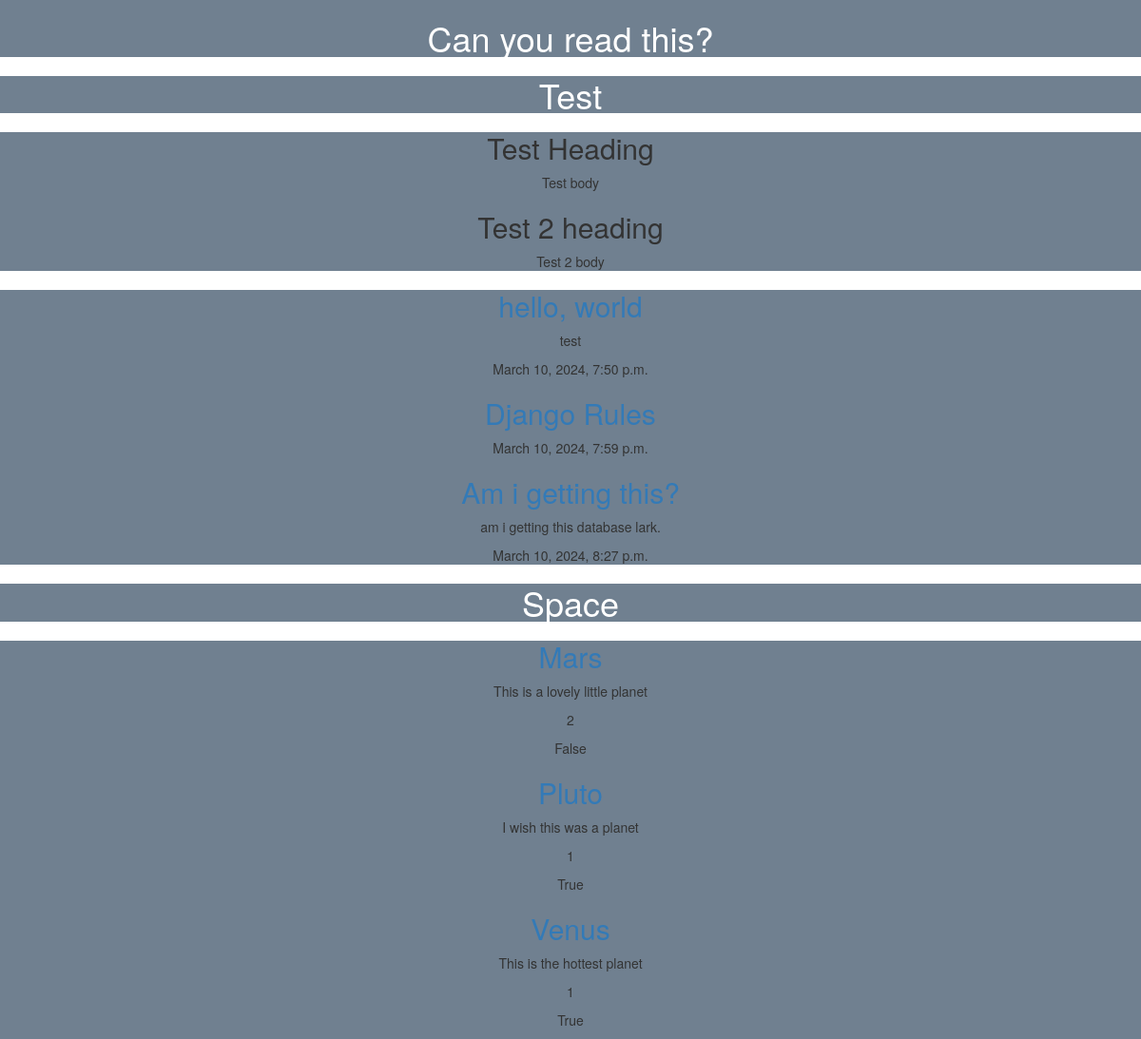
Page /firstview on the earlier database version.
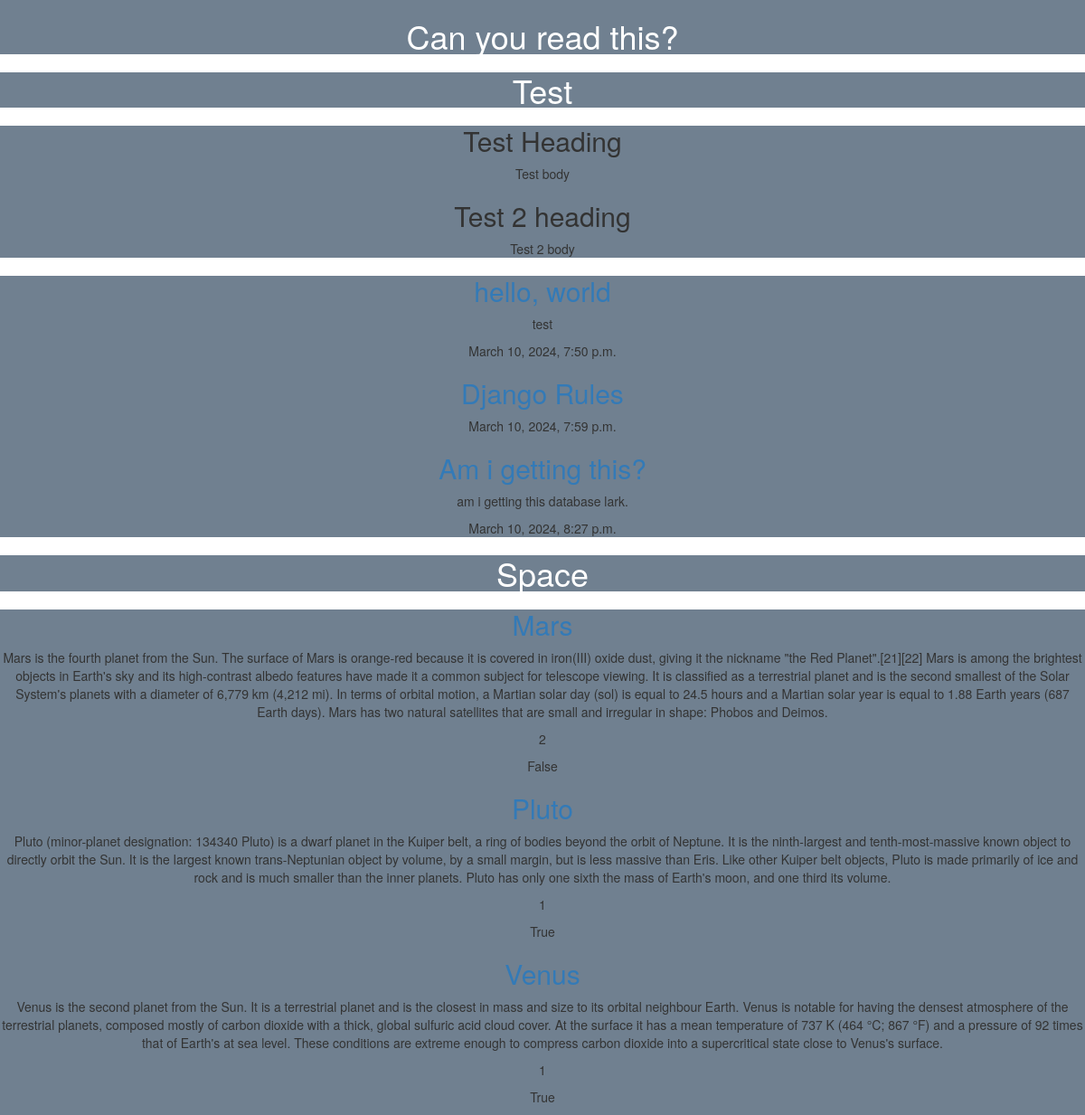
Same page on the later database version.
### first_app/models.py (models this page shows, shortened)
class Test(models.Model):
    title = models.CharField(max_length=100)
    body = models.TextField()

class Article(models.Model):
    title = models.CharField(max_length=100)
    slug = models.SlugField()
    body = models.TextField()
    date = models.DateTimeField(auto_now_add=True)

class Space(models.Model):
    title = models.CharField(max_length=100)
    body = models.TextField()
    status = models.IntegerField()
    flagged = models.BooleanField()

### first_app/views.py (the view)
# urls.py: path('firstview', views.firstview)
def firstview(request):
    tests = Test.objects.all()
    articles = Article.objects.all().order_by('date')
    space = Space.objects.all().order_by('flagged')
    return render(
        request,
        "index.html",
        {
            'tests': tests,
            'articles': articles,
            'space': space,
        },
    )

### first_app/templates/index.html (shortened to what this page needs)
<!DOCTYPE html>
{% load static %}
<html lang="en">
<head>
<link rel="stylesheet" href="https://cdnjs.cloudflare.com/ajax/libs/twitter-bootstrap/3.3.7/css/bootstrap.min.css">
<link rel="stylesheet" href="https://cdnjs.cloudflare.com/ajax/libs/font-awesome/5.15.4/css/all.min.css">
<link rel="stylesheet" href="{% static '/css/style.css' %}">
</head>
<body>
    <h1>Can you read this?</h1>
    <h1>Test</h1>
    <div class="pictures">
        {% for test in tests %}
        <h2>{{ test.title }}</h2>
        <p>{{ test.body }}</p>
        {% endfor %}
    </div>
    <div class="articles">
        {% for article in articles %}
        <div class="article">
            <h2><a href="">{{ article.title }}</a></h2>
            <p>{{ article.body }}</p>
            <p>{{ article.date }}</p>
        </div>
        {% endfor %}
    </div>
    <h1>Space</h1>
    <div class="space">
        {% for space in space %}
        <div class="planets">
            <h2><a href="">{{ space.title }}</a></h2>
            <p>{{ space.body }}</p>
            <p>{{ space.status }}</p>
            <p>{{ space.flagged }}</p>
        </div>
        {% endfor %}
    </div>
</body>
</html>

### first_app/static/css/style.css (style rules this page uses)
* { background-color: slategray; text-align: center; }
h1 { color: white; }

Differences in the rows shown:
changed Space "Mars": body "This is a lovely little planet" → "Mars is the fourth planet from the Sun. The surface of Mars is orange-red because it is covered in iron(III) oxide dust, giving it the nickname \"the Red Planet\".[21][22] Mars is among the brightest objects in Earth's sky and its high-contrast albedo features have made it a common subject for telescope viewing. It is classified as a terrestrial planet and is the second smallest of the Solar System's planets with a diameter of 6,779 km (4,212 mi). In terms of orbital motion, a Martian solar day (sol) is equal to 24.5 hours and a Martian solar year is equal to 1.88 Earth years (687 Earth days). Mars has two natural satellites that are small and irregular in shape: Phobos and Deimos."
changed Space: body "I wish this was a planet" → "Pluto (minor-planet designation: 134340 Pluto) is a dwarf planet in the Kuiper belt, a ring of bodies beyond the orbit of Neptune. It is the ninth-largest and tenth-most-massive known object to directly orbit the Sun. It is the largest known trans-Neptunian object by volume, by a small margin, but is less massive than Eris. Like other Kuiper belt objects, Pluto is made primarily of ice and rock and is much smaller than the inner planets. Pluto has only one sixth the mass of Earth's moon, and one third its volume."
changed Space: body "This is the hottest planet" → "Venus is the second planet from the Sun. It is a terrestrial planet and is the closest in mass and size to its orbital neighbour Earth. Venus is notable for having the densest atmosphere of the terrestrial planets, composed mostly of carbon dioxide with a thick, global sulfuric acid cloud cover. At the surface it has a mean temperature of 737 K (464 °C; 867 °F) and a pressure of 92 times that of Earth's at sea level. These conditions are extreme enough to compress carbon dioxide into a supercritical state close to Venus's surface."
